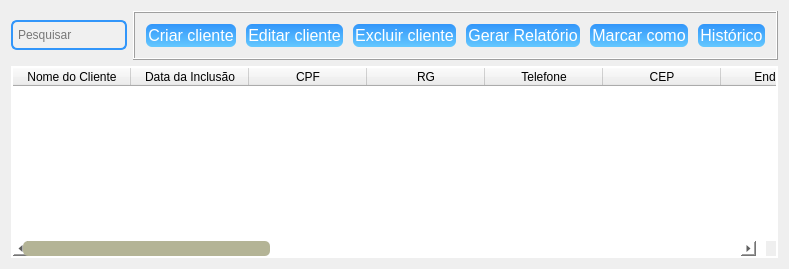
             <widget class="QWidget" name="tab_3">
              <attribute name="title">
               <string>Base de Clientes Físicos</string>
              </attribute>
              <layout class="QGridLayout" name="gridLayout_28">
               <item row="0" column="0">
                <widget class="QLineEdit" name="line_clientes_fisicos">
                 <property name="sizePolicy">
                  <sizepolicy hsizetype="Expanding" vsizetype="Expanding">
                   <horstretch>0</horstretch>
                   <verstretch>0</verstretch>
                  </sizepolicy>
                 </property>
                 <property name="maximumSize">
                  <size>
                   <width>260</width>
                   <height>30</height>
                  </size>
                 </property>
                 <property name="styleSheet">
                  <string notr="true">QLineEdit {
	color: black;
    background-color: rgb(240, 240, 240); /* Cor de fundo cinza claro */
    border: 2px solid rgb(50, 150,250); /* Borda azul */
    border-radius: 6px; /* Cantos arredondados */
    padding: 3px; /* Espaçamento interno */
}

QLineEdit::placeholderText {
    color: black; /* Cor do texto do placeholder */
}
</string>
                 </property>
                 <property name="placeholderText">
                  <string>Pesquisar</string>
                 </property>
                </widget>
               </item>
               <item row="0" column="1">
                <widget class="QFrame" name="frame_12">
                 <property name="sizePolicy">
                  <sizepolicy hsizetype="Expanding" vsizetype="Expanding">
                   <horstretch>0</horstretch>
                   <verstretch>0</verstretch>
                  </sizepolicy>
                 </property>
                 <property name="maximumSize">
                  <size>
                   <width>16777215</width>
                   <height>50</height>
                  </size>
                 </property>
                 <property name="frameShape">
                  <enum>QFrame::Box</enum>
                 </property>
                 <property name="frameShadow">
                  <enum>QFrame::Raised</enum>
                 </property>
                 <layout class="QVBoxLayout" name="verticalLayout_23">
                  <item>
                   <layout class="QHBoxLayout" name="horizontalLayout_29">
                    <item>
                     <widget class="QPushButton" name="btn_adicionar_cliente_fisico">
                      <property name="sizePolicy">
                       <sizepolicy hsizetype="Expanding" vsizetype="Expanding">
                        <horstretch>0</horstretch>
                        <verstretch>0</verstretch>
                       </sizepolicy>
                      </property>
                      <property name="cursor">
                       <cursorShape>PointingHandCursor</cursorShape>
                      </property>
                      <property name="styleSheet">
                       <string notr="true">QPushButton {
    color: rgb(255, 255, 255);
    border-radius: 8px;
    font-size: 16px;
    background: qlineargradient(x1:0, y1:0, x2:0, y2:1, stop:0 rgb(50, 150, 250), stop:1 rgb(100, 200, 255)); /* Gradiente de azul claro para azul mais claro */
    border: 4px solid transparent;
}

QPushButton:hover {
    background: qlineargradient(x1:0, y1:0, x2:0, y2:1, stop:0 rgb(100, 180, 255), stop:1 rgb(150, 220, 255)); /* Gradiente de azul mais claro para azul ainda mais claro */
    color: black;
}</string>
                      </property>
                      <property name="text">
                       <string>Criar cliente</string>
                      </property>
                     </widget>
                    </item>
                    <item>
                     <widget class="QPushButton" name="btn_editar_clientes_fisicos">
                      <property name="sizePolicy">
                       <sizepolicy hsizetype="Expanding" vsizetype="Expanding">
                        <horstretch>0</horstretch>
                        <verstretch>0</verstretch>
                       </sizepolicy>
                      </property>
                      <property name="maximumSize">
                       <size>
                        <width>145</width>
                        <height>30</height>
                       </size>
                      </property>
                      <property name="cursor">
                       <cursorShape>PointingHandCursor</cursorShape>
                      </property>
                      <property name="autoFillBackground">
                       <bool>false</bool>
                      </property>
                      <property name="styleSheet">
                       <string notr="true">QPushButton {
    color: rgb(255, 255, 255);
    border-radius: 8px;
    font-size: 16px;
    background: qlineargradient(x1:0, y1:0, x2:0, y2:1, stop:0 rgb(50, 150, 250), stop:1 rgb(100, 200, 255)); /* Gradiente de azul claro para azul mais claro */
    border: 4px solid transparent;
}

QPushButton:hover {
    background: qlineargradient(x1:0, y1:0, x2:0, y2:1, stop:0 rgb(100, 180, 255), stop:1 rgb(150, 220, 255)); /* Gradiente de azul mais claro para azul ainda mais claro */
    color: black;
}</string>
                      </property>
                      <property name="text">
                       <string>Editar cliente</string>
                      </property>
                     </widget>
                    </item>
                    <item>
                     <widget class="QPushButton" name="btn_excluir_clientes_fisicos">
                      <property name="sizePolicy">
                       <sizepolicy hsizetype="Expanding" vsizetype="Expanding">
                        <horstretch>0</horstretch>
                        <verstretch>0</verstretch>
                       </sizepolicy>
                      </property>
                      <property name="maximumSize">
                       <size>
                        <width>145</width>
                        <height>30</height>
                       </size>
                      </property>
                      <property name="cursor">
                       <cursorShape>PointingHandCursor</cursorShape>
                      </property>
                      <property name="autoFillBackground">
                       <bool>false</bool>
                      </property>
                      <property name="styleSheet">
                       <string notr="true">QPushButton {
    color: rgb(255, 255, 255);
    border-radius: 8px;
    font-size: 16px;
    background: qlineargradient(x1:0, y1:0, x2:0, y2:1, stop:0 rgb(50, 150, 250), stop:1 rgb(100, 200, 255)); /* Gradiente de azul claro para azul mais claro */
    border: 4px solid transparent;
}

QPushButton:hover {
    background: qlineargradient(x1:0, y1:0, x2:0, y2:1, stop:0 rgb(100, 180, 255), stop:1 rgb(150, 220, 255)); /* Gradiente de azul mais claro para azul ainda mais claro */
    color: black;
}</string>
                      </property>
                      <property name="text">
                       <string>Excluir cliente</string>
                      </property>
                     </widget>
                    </item>
                    <item>
                     <widget class="QPushButton" name="btn_gerar_relatorio_clientes_fisicos">
                      <property name="sizePolicy">
                       <sizepolicy hsizetype="Expanding" vsizetype="Expanding">
                        <horstretch>0</horstretch>
                        <verstretch>0</verstretch>
                       </sizepolicy>
                      </property>
                      <property name="maximumSize">
                       <size>
                        <width>145</width>
                        <height>27</height>
                       </size>
                      </property>
                      <property name="cursor">
                       <cursorShape>PointingHandCursor</cursorShape>
                      </property>
                      <property name="autoFillBackground">
                       <bool>false</bool>
                      </property>
                      <property name="styleSheet">
                       <string notr="true">QPushButton {
    color: rgb(255, 255, 255);
    border-radius: 8px;
    font-size: 16px;
    background: qlineargradient(x1:0, y1:0, x2:0, y2:1, stop:0 rgb(50, 150, 250), stop:1 rgb(100, 200, 255)); /* Gradiente de azul claro para azul mais claro */
    border: 4px solid transparent;
}

QPushButton:hover {
    background: qlineargradient(x1:0, y1:0, x2:0, y2:1, stop:0 rgb(100, 180, 255), stop:1 rgb(150, 220, 255)); /* Gradiente de azul mais claro para azul ainda mais claro */
    color: black;
}</string>
                      </property>
                      <property name="text">
                       <string>Gerar Relatório</string>
                      </property>
                     </widget>
                    </item>
                    <item>
                     <widget class="QPushButton" name="btn_marcar_como_clientes_fisicos">
                      <property name="sizePolicy">
                       <sizepolicy hsizetype="Expanding" vsizetype="Expanding">
                        <horstretch>0</horstretch>
                        <verstretch>0</verstretch>
                       </sizepolicy>
                      </property>
                      <property name="maximumSize">
                       <size>
                        <width>145</width>
                        <height>27</height>
                       </size>
                      </property>
                      <property name="cursor">
                       <cursorShape>PointingHandCursor</cursorShape>
                      </property>
                      <property name="autoFillBackground">
                       <bool>false</bool>
                      </property>
                      <property name="styleSheet">
                       <string notr="true">QPushButton {
    color: rgb(255, 255, 255);
    border-radius: 8px;
    font-size: 16px;
    background: qlineargradient(x1:0, y1:0, x2:0, y2:1, stop:0 rgb(50, 150, 250), stop:1 rgb(100, 200, 255)); /* Gradiente de azul claro para azul mais claro */
    border: 4px solid transparent;
}

QPushButton:hover {
    background: qlineargradient(x1:0, y1:0, x2:0, y2:1, stop:0 rgb(100, 180, 255), stop:1 rgb(150, 220, 255)); /* Gradiente de azul mais claro para azul ainda mais claro */
    color: black;
}</string>
                      </property>
                      <property name="text">
                       <string>Marcar como</string>
                      </property>
                     </widget>
                    </item>
                    <item>
                     <widget class="QPushButton" name="btn_historico_clientes_fisicos">
                      <property name="sizePolicy">
                       <sizepolicy hsizetype="Expanding" vsizetype="Expanding">
                        <horstretch>0</horstretch>
                        <verstretch>0</verstretch>
                       </sizepolicy>
                      </property>
                      <property name="maximumSize">
                       <size>
                        <width>145</width>
                        <height>27</height>
                       </size>
                      </property>
                      <property name="cursor">
                       <cursorShape>PointingHandCursor</cursorShape>
                      </property>
                      <property name="autoFillBackground">
                       <bool>false</bool>
                      </property>
                      <property name="styleSheet">
                       <string notr="true">QPushButton {
    color: rgb(255, 255, 255);
    border-radius: 8px;
    font-size: 16px;
    background: qlineargradient(x1:0, y1:0, x2:0, y2:1, stop:0 rgb(50, 150, 250), stop:1 rgb(100, 200, 255)); /* Gradiente de azul claro para azul mais claro */
    border: 4px solid transparent;
}

QPushButton:hover {
    background: qlineargradient(x1:0, y1:0, x2:0, y2:1, stop:0 rgb(100, 180, 255), stop:1 rgb(150, 220, 255)); /* Gradiente de azul mais claro para azul ainda mais claro */
    color: black;
}</string>
                      </property>
                      <property name="text">
                       <string>Histórico</string>
                      </property>
                     </widget>
                    </item>
                   </layout>
                  </item>
                 </layout>
                </widget>
               </item>
               <item row="1" column="0" colspan="2">
                <widget class="QTableWidget" name="table_clientes_fisicos">
                 <property name="styleSheet">
                  <string notr="true">/* Estiliza apenas o QTableView com objectName &quot;table_ativos&quot; */
QTableView {
    gridline-color: black;
    border: 2px solid white;
    color: black;
    selection-color: white;
}

/* Estiliza a barra de rolagem horizontal */
QTableView QScrollBar:horizontal {
    border: none;
    background-color: rgb(255, 255, 255);
    height: 15px;
    margin: 0px 10px 0px 10px;
}

/* Estiliza a barra de rolagem vertical */
QTableView QScrollBar:vertical {
    border: none;
    background-color: rgb(255, 255, 255); /* branco */
    width: 35px;
    margin: 0px 10px 0px 10px;
}

/* Parte que você arrasta */
QTableView QScrollBar::handle:vertical {
    background-color: rgb(180, 180,150);  /* cinza */
    min-height: 30px;
	border-radius: 5px;
}

QTableView QScrollBar::handle:horizontal{
	background-color: rgb(180,180,150);
	min-height: 30px;
	border-radius: 5px;
}

/* Remove os botões */
QTableView QScrollBar::add-line:vertical,
QTableView QScrollBar::sub-line:vertical {
    height: 0px;
    width: 0px;
    border: none;
    background: none;
}

QTableView QScrollBar::groove:horizontal{
	background-color: rgb(100,240,240);
	border-radius: 2px;
	height: 15px;
	margin: 0px 10px 0px 10px;
}

/* Estilo para item selecionado */
QTableWidget::item:selected {
    background-color: rgb(0, 120, 215);
    color: white;
}</string>
                 </property>
                 <property name="frameShape">
                  <enum>QFrame::Box</enum>
                 </property>
                 <property name="editTriggers">
                  <set>QAbstractItemView::NoEditTriggers</set>
                 </property>
                 <property name="selectionBehavior">
                  <enum>QAbstractItemView::SelectRows</enum>
                 </property>
                 <property name="gridStyle">
                  <enum>Qt::SolidLine</enum>
                 </property>
                 <property name="cornerButtonEnabled">
                  <bool>false</bool>
                 </property>
                 <attribute name="horizontalHeaderCascadingSectionResizes">
                  <bool>false</bool>
                 </attribute>
                 <attribute name="horizontalHeaderDefaultSectionSize">
                  <number>118</number>
                 </attribute>
                 <attribute name="verticalHeaderVisible">
                  <bool>false</bool>
                 </attribute>
                 <column>
                  <property name="text">
                   <string>Nome do Cliente</string>
                  </property>
                 </column>
                 <column>
                  <property name="text">
                   <string>Data da Inclusão</string>
                  </property>
                 </column>
                 <column>
                  <property name="text">
                   <string>CPF</string>
                  </property>
                 </column>
                 <column>
                  <property name="text">
                   <string>RG</string>
                  </property>
                 </column>
                 <column>
                  <property name="text">
                   <string>Telefone</string>
                  </property>
                 </column>
                 <column>
                  <property name="text">
                   <string>CEP</string>
                  </property>
                 </column>
                 <column>
                  <property name="text">
                   <string>Endereço</string>
                  </property>
                 </column>
                 <column>
                  <property name="text">
                   <string>Número</string>
                  </property>
                 </column>
                 <column>
                  <property name="text">
                   <string>Complemento</string>
                  </property>
                 </column>
                 <column>
                  <property name="text">
                   <string>Cidade</string>
                  </property>
                 </column>
                 <column>
                  <property name="text">
                   <string>Bairro</string>
                  </property>
                 </column>
                 <column>
                  <property name="text">
                   <string>Estado</string>
                  </property>
                 </column>
                 <column>
                  <property name="text">
                   <string>Status do Cliente</string>
                  </property>
                 </column>
                 <column>
                  <property name="text">
                   <string>Categoria do Cliente</string>
                  </property>
                 </column>
                 <column>
                  <property name="text">
                   <string>Última Atualização</string>
                  </property>
                 </column>
                 <column>
                  <property name="text">
                   <string>Origem do Cliente</string>
                  </property>
                 </column>
                 <column>
                  <property name="text">
                   <string>Valor Gasto Total</string>
                  </property>
                 </column>
                 <column>
                  <property name="text">
                   <string>Última Compra</string>
                  </property>
                 </column>
                </widget>
               </item>
              </layout>
             </widget>
